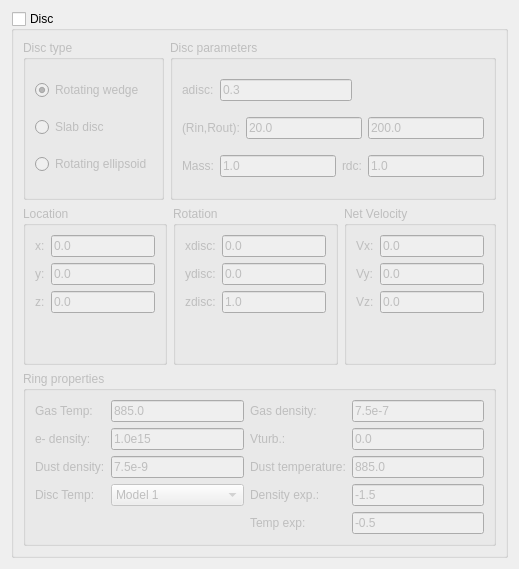
          <widget class="QWidget" name="scrollContentsDisc">
           <property name="geometry">
            <rect>
             <x>0</x>
             <y>-154</y>
             <width>519</width>
             <height>569</height>
            </rect>
           </property>
           <layout class="QVBoxLayout" name="verticalLayout_22">
            <item>
             <widget class="QGroupBox" name="groupDisc">
              <property name="toolTip">
               <string>&lt;html&gt;&lt;head/&gt;&lt;body&gt;&lt;p&gt;Disk (accretion disk around some object).&lt;/p&gt;&lt;/body&gt;&lt;/html&gt;</string>
              </property>
              <property name="title">
               <string>Disc</string>
              </property>
              <property name="checkable">
               <bool>true</bool>
              </property>
              <property name="checked">
               <bool>false</bool>
              </property>
              <layout class="QVBoxLayout" name="verticalLayout_25">
               <item>
                <layout class="QHBoxLayout" name="horizontalLayout_7">
                 <item>
                  <widget class="QGroupBox" name="groupdctype">
                   <property name="title">
                    <string>Disc type</string>
                   </property>
                   <layout class="QVBoxLayout" name="verticalLayout_23">
                    <item>
                     <widget class="QRadioButton" name="radioRotwedgedisc">
                      <property name="toolTip">
                       <string>&lt;html&gt;&lt;head/&gt;&lt;body&gt;&lt;p&gt;Disc has the shape of a rotating wedge limited by inner and outer radii (spherical surfaces).&lt;/p&gt;&lt;/body&gt;&lt;/html&gt;</string>
                      </property>
                      <property name="text">
                       <string>Rotating wedge</string>
                      </property>
                      <property name="checked">
                       <bool>true</bool>
                      </property>
                     </widget>
                    </item>
                    <item>
                     <widget class="QRadioButton" name="radioSlandisc">
                      <property name="toolTip">
                       <string>&lt;html&gt;&lt;head/&gt;&lt;body&gt;&lt;p&gt;Disc has the shape of a slab limited by inner and outer radii (spherical surfaces).&lt;/p&gt;&lt;/body&gt;&lt;/html&gt;</string>
                      </property>
                      <property name="text">
                       <string>Slab disc</string>
                      </property>
                     </widget>
                    </item>
                    <item>
                     <widget class="QRadioButton" name="radioRotellipdisc">
                      <property name="toolTip">
                       <string>&lt;html&gt;&lt;head/&gt;&lt;body&gt;&lt;p&gt;Disc has the shape of a rotating ellipsoid limited by inner spherical and outer ellipsoidal surface.&lt;/p&gt;&lt;/body&gt;&lt;/html&gt;</string>
                      </property>
                      <property name="text">
                       <string>Rotating ellipsoid</string>
                      </property>
                     </widget>
                    </item>
                   </layout>
                  </widget>
                 </item>
                 <item>
                  <widget class="QGroupBox" name="groupDiscParams">
                   <property name="title">
                    <string>Disc parameters</string>
                   </property>
                   <layout class="QVBoxLayout" name="verticalLayout_24">
                    <item>
                     <layout class="QHBoxLayout" name="horizontalLayout_27">
                      <item>
                       <widget class="QLabel" name="labeladisc">
                        <property name="toolTip">
                         <string>&lt;html&gt;&lt;head/&gt;&lt;body&gt;&lt;p&gt;adisc: Angular halfwidth of the disc wedge [deg]. (if idisc=1).&lt;/p&gt;&lt;/body&gt;&lt;/html&gt;</string>
                        </property>
                        <property name="text">
                         <string>adisc:</string>
                        </property>
                       </widget>
                      </item>
                      <item>
                       <widget class="QLineEdit" name="textadisc">
                        <property name="text">
                         <string>0.3</string>
                        </property>
                       </widget>
                      </item>
                      <item>
                       <spacer name="horizontalSpacer">
                        <property name="orientation">
                         <enum>Qt::Horizontal</enum>
                        </property>
                        <property name="sizeHint" stdset="0">
                         <size>
                          <width>40</width>
                          <height>20</height>
                         </size>
                        </property>
                       </spacer>
                      </item>
                     </layout>
                    </item>
                    <item>
                     <layout class="QHBoxLayout" name="horizontalLayout_8">
                      <item>
                       <widget class="QLabel" name="labelrinrout">
                        <property name="toolTip">
                         <string>&lt;html&gt;&lt;head/&gt;&lt;body&gt;&lt;p&gt;rindc: Inner radius of the disc [R_sol]&lt;/p&gt;&lt;p&gt;routdc: Outer radius of the disc [R_sol] or semiaxis of the ellipsoid perpendicular to the rotation axis, if rotating ellipsoid is activated, [R_sol].&lt;/p&gt;&lt;/body&gt;&lt;/html&gt;</string>
                        </property>
                        <property name="text">
                         <string>(Rin,Rout):</string>
                        </property>
                       </widget>
                      </item>
                      <item>
                       <widget class="QLineEdit" name="textrindc">
                        <property name="text">
                         <string>20.0</string>
                        </property>
                       </widget>
                      </item>
                      <item>
                       <widget class="QLineEdit" name="textroutdc">
                        <property name="text">
                         <string>200.0</string>
                        </property>
                       </widget>
                      </item>
                     </layout>
                    </item>
                    <item>
                     <layout class="QHBoxLayout" name="horizontalLayout_10">
                      <item>
                       <widget class="QLabel" name="labelemdc">
                        <property name="toolTip">
                         <string>&lt;html&gt;&lt;head/&gt;&lt;body&gt;&lt;p&gt;emdc: Mass of the object in the disk center [M_sol]. It determines its Keplerian velocity.&lt;/p&gt;&lt;/body&gt;&lt;/html&gt;</string>
                        </property>
                        <property name="text">
                         <string>Mass:</string>
                        </property>
                       </widget>
                      </item>
                      <item>
                       <widget class="QLineEdit" name="textemdc">
                        <property name="text">
                         <string>1.0</string>
                        </property>
                       </widget>
                      </item>
                      <item>
                       <widget class="QLabel" name="labelrdc">
                        <property name="toolTip">
                         <string>&lt;html&gt;&lt;head/&gt;&lt;body&gt;&lt;p&gt;rdc: Radius of the object in the disk center [R_sol]. It determines its temperature structure if itdc=2.&lt;/p&gt;&lt;/body&gt;&lt;/html&gt;</string>
                        </property>
                        <property name="text">
                         <string>rdc:</string>
                        </property>
                       </widget>
                      </item>
                      <item>
                       <widget class="QLineEdit" name="textrdc">
                        <property name="text">
                         <string>1.0</string>
                        </property>
                       </widget>
                      </item>
                     </layout>
                    </item>
                   </layout>
                  </widget>
                 </item>
                </layout>
               </item>
               <item>
                <layout class="QHBoxLayout" name="horizontalLayout_9">
                 <item>
                  <widget class="QGroupBox" name="groupLocationdc">
                   <property name="toolTip">
                    <string>&lt;html&gt;&lt;head/&gt;&lt;body&gt;&lt;p&gt;Location of the disk center in [R_sol].&lt;/p&gt;&lt;/body&gt;&lt;/html&gt;</string>
                   </property>
                   <property name="title">
                    <string>Location</string>
                   </property>
                   <layout class="QFormLayout" name="formLayout_18">
                    <item row="0" column="0">
                     <widget class="QLabel" name="labelxdc">
                      <property name="toolTip">
                       <string>&lt;html&gt;&lt;head/&gt;&lt;body&gt;&lt;p&gt;xdc&lt;/p&gt;&lt;/body&gt;&lt;/html&gt;</string>
                      </property>
                      <property name="text">
                       <string>x:</string>
                      </property>
                     </widget>
                    </item>
                    <item row="0" column="1">
                     <widget class="QLineEdit" name="textxdc">
                      <property name="text">
                       <string>0.0</string>
                      </property>
                     </widget>
                    </item>
                    <item row="1" column="0">
                     <widget class="QLabel" name="labelydc">
                      <property name="toolTip">
                       <string>&lt;html&gt;&lt;head/&gt;&lt;body&gt;&lt;p&gt;ydc&lt;/p&gt;&lt;/body&gt;&lt;/html&gt;</string>
                      </property>
                      <property name="text">
                       <string>y:</string>
                      </property>
                     </widget>
                    </item>
                    <item row="1" column="1">
                     <widget class="QLineEdit" name="textydc">
                      <property name="text">
                       <string>0.0</string>
                      </property>
                     </widget>
                    </item>
                    <item row="2" column="0">
                     <widget class="QLabel" name="labelzdc">
                      <property name="toolTip">
                       <string>&lt;html&gt;&lt;head/&gt;&lt;body&gt;&lt;p&gt;zdc&lt;/p&gt;&lt;/body&gt;&lt;/html&gt;</string>
                      </property>
                      <property name="text">
                       <string>z:</string>
                      </property>
                     </widget>
                    </item>
                    <item row="2" column="1">
                     <widget class="QLineEdit" name="textzdc">
                      <property name="text">
                       <string>0.0</string>
                      </property>
                     </widget>
                    </item>
                   </layout>
                  </widget>
                 </item>
                 <item>
                  <widget class="QGroupBox" name="groupOrientationdc">
                   <property name="toolTip">
                    <string>&lt;html&gt;&lt;head/&gt;&lt;body&gt;&lt;p&gt;Components of the unit aiming vector of the rotational axis of the Keplerian disc around emstar.&lt;/p&gt;&lt;/body&gt;&lt;/html&gt;</string>
                   </property>
                   <property name="title">
                    <string>Rotation</string>
                   </property>
                   <layout class="QFormLayout" name="formLayout_19">
                    <item row="0" column="0">
                     <widget class="QLabel" name="labelxdisc">
                      <property name="toolTip">
                       <string>&lt;html&gt;&lt;head/&gt;&lt;body&gt;&lt;p&gt;xdisc&lt;/p&gt;&lt;/body&gt;&lt;/html&gt;</string>
                      </property>
                      <property name="text">
                       <string>xdisc:</string>
                      </property>
                     </widget>
                    </item>
                    <item row="0" column="1">
                     <widget class="QLineEdit" name="textxdisc">
                      <property name="text">
                       <string>0.0</string>
                      </property>
                     </widget>
                    </item>
                    <item row="1" column="0">
                     <widget class="QLabel" name="labelydisc">
                      <property name="toolTip">
                       <string>&lt;html&gt;&lt;head/&gt;&lt;body&gt;&lt;p&gt;ydisc&lt;/p&gt;&lt;/body&gt;&lt;/html&gt;</string>
                      </property>
                      <property name="text">
                       <string>ydisc:</string>
                      </property>
                     </widget>
                    </item>
                    <item row="1" column="1">
                     <widget class="QLineEdit" name="textydisc">
                      <property name="text">
                       <string>0.0</string>
                      </property>
                     </widget>
                    </item>
                    <item row="2" column="0">
                     <widget class="QLabel" name="labelzdisc">
                      <property name="toolTip">
                       <string>&lt;html&gt;&lt;head/&gt;&lt;body&gt;&lt;p&gt;zdisc&lt;/p&gt;&lt;/body&gt;&lt;/html&gt;</string>
                      </property>
                      <property name="text">
                       <string>zdisc:</string>
                      </property>
                     </widget>
                    </item>
                    <item row="2" column="1">
                     <widget class="QLineEdit" name="textzdisc">
                      <property name="text">
                       <string>1.0</string>
                      </property>
                     </widget>
                    </item>
                   </layout>
                  </widget>
                 </item>
                 <item>
                  <widget class="QGroupBox" name="groupNetVeldc">
                   <property name="toolTip">
                    <string>&lt;html&gt;&lt;head/&gt;&lt;body&gt;&lt;p&gt;Net velocity components of the center of the disc [km/s].&lt;/p&gt;&lt;/body&gt;&lt;/html&gt;</string>
                   </property>
                   <property name="title">
                    <string>Net Velocity</string>
                   </property>
                   <layout class="QFormLayout" name="formLayout_20">
                    <item row="0" column="0">
                     <widget class="QLabel" name="labelvxdc">
                      <property name="toolTip">
                       <string>&lt;html&gt;&lt;head/&gt;&lt;body&gt;&lt;p&gt;vxdc&lt;/p&gt;&lt;/body&gt;&lt;/html&gt;</string>
                      </property>
                      <property name="text">
                       <string>Vx:</string>
                      </property>
                     </widget>
                    </item>
                    <item row="0" column="1">
                     <widget class="QLineEdit" name="textvxdc">
                      <property name="text">
                       <string>0.0</string>
                      </property>
                     </widget>
                    </item>
                    <item row="1" column="0">
                     <widget class="QLabel" name="labelvydc">
                      <property name="toolTip">
                       <string>&lt;html&gt;&lt;head/&gt;&lt;body&gt;&lt;p&gt;vydc&lt;/p&gt;&lt;/body&gt;&lt;/html&gt;</string>
                      </property>
                      <property name="text">
                       <string>Vy:</string>
                      </property>
                     </widget>
                    </item>
                    <item row="1" column="1">
                     <widget class="QLineEdit" name="textvydc">
                      <property name="text">
                       <string>0.0</string>
                      </property>
                     </widget>
                    </item>
                    <item row="2" column="0">
                     <widget class="QLabel" name="labelvzdc">
                      <property name="toolTip">
                       <string>&lt;html&gt;&lt;head/&gt;&lt;body&gt;&lt;p&gt;vzdc&lt;/p&gt;&lt;/body&gt;&lt;/html&gt;</string>
                      </property>
                      <property name="text">
                       <string>Vz:</string>
                      </property>
                     </widget>
                    </item>
                    <item row="2" column="1">
                     <widget class="QLineEdit" name="textvzdc">
                      <property name="text">
                       <string>0.0</string>
                      </property>
                     </widget>
                    </item>
                   </layout>
                  </widget>
                 </item>
                </layout>
               </item>
               <item>
                <widget class="QGroupBox" name="groupDiscProp">
                 <property name="toolTip">
                  <string>&lt;html&gt;&lt;head/&gt;&lt;body&gt;&lt;p&gt;Density and temperature of the disc.&lt;/p&gt;&lt;/body&gt;&lt;/html&gt;</string>
                 </property>
                 <property name="title">
                  <string>Ring properties</string>
                 </property>
                 <layout class="QGridLayout" name="gridLayout_16">
                  <item row="3" column="2">
                   <widget class="QLabel" name="labeledendc">
                    <property name="toolTip">
                     <string>&lt;html&gt;&lt;head/&gt;&lt;body&gt;&lt;p&gt;edendc -radial density dependence exponent (dens, ane and dust density are a function of r) Rho(r) ~ Ne(r) ~ densdc*(r/rindc)&lt;span style=&quot; vertical-align:super;&quot;&gt;edendc&lt;/span&gt;.&lt;/p&gt;&lt;/body&gt;&lt;/html&gt;</string>
                    </property>
                    <property name="text">
                     <string>Density exp.:</string>
                    </property>
                   </widget>
                  </item>
                  <item row="4" column="2">
                   <widget class="QLabel" name="labeletmpdc">
                    <property name="toolTip">
                     <string>&lt;html&gt;&lt;head/&gt;&lt;body&gt;&lt;p&gt;etmpdc: Exponent of the radial temperature dependence.&lt;/p&gt;&lt;/body&gt;&lt;/html&gt;</string>
                    </property>
                    <property name="text">
                     <string>Temp exp:</string>
                    </property>
                   </widget>
                  </item>
                  <item row="1" column="3">
                   <widget class="QLineEdit" name="textvtrbdc">
                    <property name="text">
                     <string>0.0</string>
                    </property>
                   </widget>
                  </item>
                  <item row="0" column="0">
                   <widget class="QLabel" name="labeltempdc">
                    <property name="toolTip">
                     <string>&lt;html&gt;&lt;head/&gt;&lt;body&gt;&lt;p&gt;tempdc: Characteristic gas temperature.&lt;/p&gt;&lt;p&gt;Model 1: disc temperature is constant (=tempdc)&lt;/p&gt;&lt;p&gt;Model 2: disc temperature is a function of r (accretion discs)&lt;/p&gt;&lt;p&gt;T(r)=tempdc*(rdc/r)&lt;span style=&quot; vertical-align:super;&quot;&gt;0.75&lt;/span&gt;*(1-(rdc/r)&lt;span style=&quot; vertical-align:super;&quot;&gt;0.5&lt;/span&gt;)&lt;span style=&quot; vertical-align:super;&quot;&gt;0.25&lt;/span&gt;&lt;/p&gt;&lt;p&gt;Model 3: disc temperature as a power law (e.g. protopl. discs) &lt;/p&gt;&lt;p&gt;T(r)=tempdc*(r/rindc)**etmpdc&lt;/p&gt;&lt;/body&gt;&lt;/html&gt;</string>
                    </property>
                    <property name="text">
                     <string>Gas Temp:</string>
                    </property>
                   </widget>
                  </item>
                  <item row="2" column="0">
                   <widget class="QLabel" name="labeldstddc">
                    <property name="toolTip">
                     <string>&lt;html&gt;&lt;head/&gt;&lt;body&gt;&lt;p&gt;dstddc: Dust density at rindc.&lt;/p&gt;&lt;/body&gt;&lt;/html&gt;</string>
                    </property>
                    <property name="text">
                     <string>Dust density:</string>
                    </property>
                   </widget>
                  </item>
                  <item row="0" column="1">
                   <widget class="QLineEdit" name="texttempdc">
                    <property name="text">
                     <string>885.0</string>
                    </property>
                   </widget>
                  </item>
                  <item row="4" column="3">
                   <widget class="QLineEdit" name="textetmpdc">
                    <property name="text">
                     <string>-0.5</string>
                    </property>
                   </widget>
                  </item>
                  <item row="2" column="2">
                   <widget class="QLabel" name="labeldsttdc">
                    <property name="toolTip">
                     <string>&lt;html&gt;&lt;head/&gt;&lt;body&gt;&lt;p&gt;dsttdc: Characteristic dust temperature dust temperatures behave like gas temperatures for different itdc but with dsttdc instead of tempdc.&lt;/p&gt;&lt;/body&gt;&lt;/html&gt;</string>
                    </property>
                    <property name="text">
                     <string>Dust temperature:</string>
                    </property>
                   </widget>
                  </item>
                  <item row="0" column="3">
                   <widget class="QLineEdit" name="textdensdc">
                    <property name="text">
                     <string>7.5e-7</string>
                    </property>
                   </widget>
                  </item>
                  <item row="3" column="3">
                   <widget class="QLineEdit" name="textedendc">
                    <property name="text">
                     <string>-1.5</string>
                    </property>
                   </widget>
                  </item>
                  <item row="2" column="3">
                   <widget class="QLineEdit" name="textdsttdc">
                    <property name="text">
                     <string>885.0</string>
                    </property>
                   </widget>
                  </item>
                  <item row="2" column="1">
                   <widget class="QLineEdit" name="textdstddc">
                    <property name="text">
                     <string>7.5e-9</string>
                    </property>
                   </widget>
                  </item>
                  <item row="1" column="1">
                   <widget class="QLineEdit" name="textanedc">
                    <property name="text">
                     <string>1.0e15</string>
                    </property>
                   </widget>
                  </item>
                  <item row="0" column="2">
                   <widget class="QLabel" name="labeldensdc">
                    <property name="toolTip">
                     <string>&lt;html&gt;&lt;head/&gt;&lt;body&gt;&lt;p&gt;densdc: Gas density at rindc.&lt;/p&gt;&lt;/body&gt;&lt;/html&gt;</string>
                    </property>
                    <property name="text">
                     <string>Gas density:</string>
                    </property>
                   </widget>
                  </item>
                  <item row="1" column="0">
                   <widget class="QLabel" name="labelanedc">
                    <property name="toolTip">
                     <string>&lt;html&gt;&lt;head/&gt;&lt;body&gt;&lt;p&gt;anedc: Electron num. density at rindc.&lt;/p&gt;&lt;/body&gt;&lt;/html&gt;</string>
                    </property>
                    <property name="text">
                     <string>e- density:</string>
                    </property>
                   </widget>
                  </item>
                  <item row="1" column="2">
                   <widget class="QLabel" name="labelvtrbdc">
                    <property name="toolTip">
                     <string>&lt;html&gt;&lt;head/&gt;&lt;body&gt;&lt;p&gt;vtrbdc: Microturbulence [km/s].&lt;/p&gt;&lt;/body&gt;&lt;/html&gt;</string>
                    </property>
                    <property name="text">
                     <string>Vturb.:</string>
                    </property>
                   </widget>
                  </item>
                  <item row="3" column="1">
                   <widget class="QComboBox" name="comboitdc">
                    <item>
                     <property name="text">
                      <string>Model 1</string>
                     </property>
                    </item>
                    <item>
                     <property name="text">
                      <string>Model 2</string>
                     </property>
                    </item>
                    <item>
                     <property name="text">
                      <string>Model 3</string>
                     </property>
                    </item>
                   </widget>
                  </item>
                  <item row="3" column="0">
                   <widget class="QLabel" name="labelitdc">
                    <property name="toolTip">
                     <string>&lt;html&gt;&lt;head/&gt;&lt;body&gt;&lt;p&gt;Model 1: disc temperature is constant (=tempdc)&lt;/p&gt;&lt;p&gt;Model 2: disc temperature is a function of r (accretion discs)&lt;/p&gt;&lt;p&gt;T(r)=tempdc*(rdc/r)&lt;span style=&quot; vertical-align:super;&quot;&gt;0.75&lt;/span&gt;*(1-(rdc/r)&lt;span style=&quot; vertical-align:super;&quot;&gt;0.5&lt;/span&gt;)&lt;span style=&quot; vertical-align:super;&quot;&gt;0.25&lt;/span&gt;&lt;/p&gt;&lt;p&gt;Model 3: disc temperature as a power law (e.g. protopl. discs) &lt;/p&gt;&lt;p&gt;T(r)=tempdc*(r/rindc)**etmpdc&lt;/p&gt;&lt;/body&gt;&lt;/html&gt;</string>
                    </property>
                    <property name="text">
                     <string>Disc Temp:</string>
                    </property>
                   </widget>
                  </item>
                 </layout>
                </widget>
               </item>
              </layout>
             </widget>
            </item>
           </layout>
          </widget>
